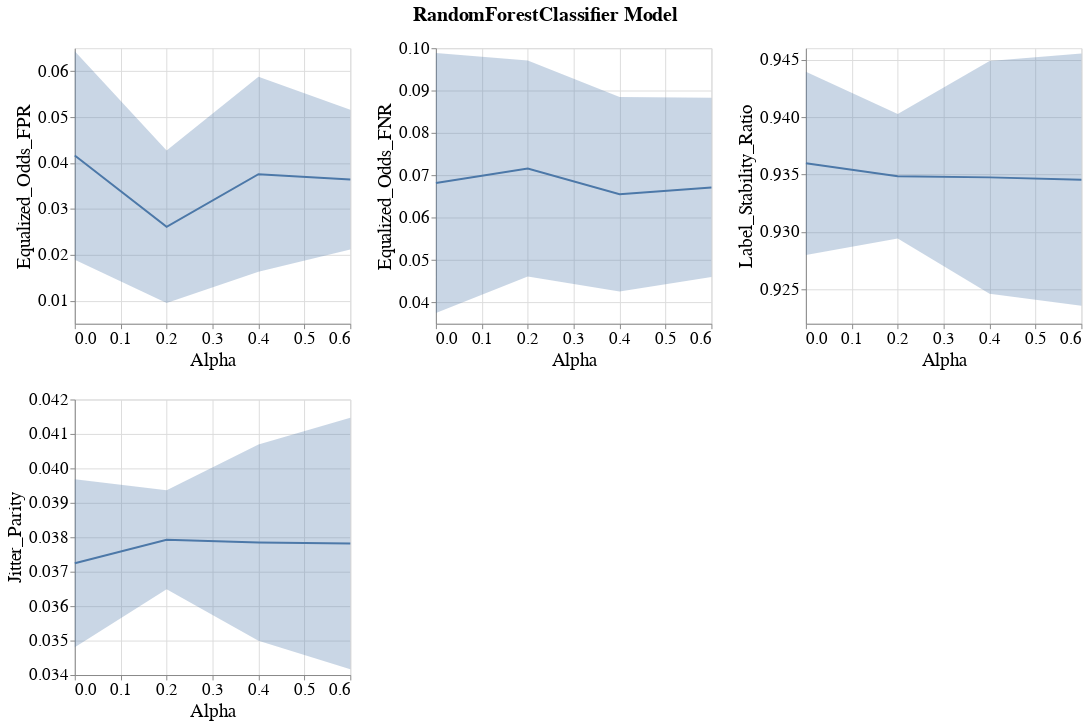

The code cell stored with this chart in its notebook:
### Markdown cell above
### Line band plots for group metrics

### Code cell
visualizer.create_group_metrics_line_band_plot(group='SEX',
                                               model_name=MODEL_NAMES[0],
                                               group_metrics=['Equalized_Odds_FPR', 'Equalized_Odds_FNR', 'Label_Stability_Ratio', 'Jitter_Parity'])

### Figure 1 — Vega-Lite specification as saved in the notebook (floating-point values rounded to 4 significant figures)
{"config": {"view": {"continuousWidth": 400, "continuousHeight": 300}, "axis": {"labelFontSize": 17, "labelFontWeight": "normal", "titleFontSize": 19, "titleFontWeight": "normal"}, "legend": {"labelFontSize": 17, "symbolStrokeWidth": 10, "titleFontSize": 19}, "title": {"fontSize": 17}}, "vconcat": [{"hconcat": [{"layer": [{"mark": {"type": "errorband", "extent": "ci"}, "encoding": {"x": {"field": "Intervention_Param", "title": "Alpha", "type": "quantitative"}, "y": {"field": "Metric_Value", "scale": {"zero": false}, "title": "Equalized_Odds_FPR", "type": "quantitative"}}}, {"mark": "line", "encoding": {"x": {"field": "Intervention_Param", "title": "Alpha", "type": "quantitative"}, "y": {"aggregate": "mean", "field": "Metric_Value", "scale": {"zero": false}, "title": "Equalized_Odds_FPR", "type": "quantitative"}}}], "height": 280, "width": 280}, {"layer": [{"mark": {"type": "errorband", "extent": "ci"}, "encoding": {"x": {"field": "Intervention_Param", "title": "Alpha", "type": "quantitative"}, "y": {"field": "Metric_Value", "scale": {"zero": false}, "title": "Equalized_Odds_FNR", "type": "quantitative"}}}, {"mark": "line", "encoding": {"x": {"field": "Intervention_Param", "title": "Alpha", "type": "quantitative"}, "y": {"aggregate": "mean", "field": "Metric_Value", "scale": {"zero": false}, "title": "Equalized_Odds_FNR", "type": "quantitative"}}}], "data": {"name": "data-aa2677ce054d7bdcd2b1708a81c8938c"}, "height": 280, "width": 280}, {"layer": [{"mark": {"type": "errorband", "extent": "ci"}, "encoding": {"x": {"field": "Intervention_Param", "title": "Alpha", "type": "quantitative"}, "y": {"field": "Metric_Value", "scale": {"zero": false}, "title": "Label_Stability_Ratio", "type": "quantitative"}}}, {"mark": "line", "encoding": {"x": {"field": "Intervention_Param", "title": "Alpha", "type": "quantitative"}, "y": {"aggregate": "mean", "field": "Metric_Value", "scale": {"zero": false}, "title": "Label_Stability_Ratio", "type": "quantitative"}}}], "data": {"name": "data-31eb22c8dd589a6be2ae11decd03b186"}, "height": 280, "width": 280}]}, {"hconcat": [{"layer": [{"mark": {"type": "errorband", "extent": "ci"}, "encoding": {"x": {"field": "Intervention_Param", "title": "Alpha", "type": "quantitative"}, "y": {"field": "Metric_Value", "scale": {"zero": false}, "title": "Jitter_Parity", "type": "quantitative"}}}, {"mark": "line", "encoding": {"x": {"field": "Intervention_Param", "title": "Alpha", "type": "quantitative"}, "y": {"aggregate": "mean", "field": "Metric_Value", "scale": {"zero": false}, "title": "Jitter_Parity", "type": "quantitative"}}}], "height": 280, "width": 280}], "data": {"name": "data-ee083f6263afaf94c4735156a779758d"}}], "data": {"name": "data-c0689cd655a81a289a6055daf85521a3"}, "title": {"text": "RandomForestClassifier Model", "anchor": "middle", "dy": -10, "fontSize": 20}, "$schema": "https://vega.github.io/schema/vega-lite/v4.17.0.json", "datasets": {"data-c0689cd655a81a289a6055daf85521a3": [{"Metric": "Equalized_Odds_FPR", "Model_Name": "RandomForestClassifier", "Experiment_Iteration": "Exp_iter_1", "Intervention_Param": 0.0, "Group": "SEX", "Metric_Value": 0.01894}, {"Metric": "Equalized_Odds_FPR", "Model_Name": "RandomForestClassifier", "Experiment_Iteration": "Exp_iter_1", "Intervention_Param": 0.2, "Group": "SEX", "Metric_Value": 0.009541}, {"Metric": "Equalized_Odds_FPR", "Model_Name": "RandomForestClassifier", "Experiment_Iteration": "Exp_iter_1", "Intervention_Param": 0.4, "Group": "SEX", "Metric_Value": 0.01634}, {"Metric": "Equalized_Odds_FPR", "Model_Name": "RandomForestClassifier", "Experiment_Iteration": "Exp_iter_1", "Intervention_Param": 0.6, "Group": "SEX", "Metric_Value": 0.02119}, {"Metric": "Equalized_Odds_FPR", "Model_Name": "RandomForestClassifier", "Experiment_Iteration": "Exp_iter_2", "Intervention_Param": 0.0, "Group": "SEX", "Metric_Value": 0.06435}, {"Metric": "Equalized_Odds_FPR", "Model_Name": "RandomForestClassifier", "Experiment_Iteration": "Exp_iter_2", "Intervention_Param": 0.2, "Group": "SEX", "Metric_Value": 0.0427}, {"Metric": "Equalized_Odds_FPR", "Model_Name": "RandomForestClassifier", "Experiment_Iteration": "Exp_iter_2", "Intervention_Param": 0.4, "Group": "SEX", "Metric_Value": 0.05881}, {"Metric": "Equalized_Odds_FPR", "Model_Name": "RandomForestClassifier", "Experiment_Iteration": "Exp_iter_2", "Intervention_Param": 0.6, "Group": "SEX", "Metric_Value": 0.05161}], "data-aa2677ce054d7bdcd2b1708a81c8938c": [{"Metric": "Equalized_Odds_FNR", "Model_Name": "RandomForestClassifier", "Experiment_Iteration": "Exp_iter_1", "Intervention_Param": 0.0, "Group": "SEX", "Metric_Value": 0.03751}, {"Metric": "Equalized_Odds_FNR", "Model_Name": "RandomForestClassifier", "Experiment_Iteration": "Exp_iter_1", "Intervention_Param": 0.2, "Group": "SEX", "Metric_Value": 0.04617}, {"Metric": "Equalized_Odds_FNR", "Model_Name": "RandomForestClassifier", "Experiment_Iteration": "Exp_iter_1", "Intervention_Param": 0.4, "Group": "SEX", "Metric_Value": 0.04261}, {"Metric": "Equalized_Odds_FNR", "Model_Name": "RandomForestClassifier", "Experiment_Iteration": "Exp_iter_1", "Intervention_Param": 0.6, "Group": "SEX", "Metric_Value": 0.04601}, {"Metric": "Equalized_Odds_FNR", "Model_Name": "RandomForestClassifier", "Experiment_Iteration": "Exp_iter_2", "Intervention_Param": 0.0, "Group": "SEX", "Metric_Value": 0.0989}, {"Metric": "Equalized_Odds_FNR", "Model_Name": "RandomForestClassifier", "Experiment_Iteration": "Exp_iter_2", "Intervention_Param": 0.2, "Group": "SEX", "Metric_Value": 0.0971}, {"Metric": "Equalized_Odds_FNR", "Model_Name": "RandomForestClassifier", "Experiment_Iteration": "Exp_iter_2", "Intervention_Param": 0.4, "Group": "SEX", "Metric_Value": 0.08847}, {"Metric": "Equalized_Odds_FNR", "Model_Name": "RandomForestClassifier", "Experiment_Iteration": "Exp_iter_2", "Intervention_Param": 0.6, "Group": "SEX", "Metric_Value": 0.08832}], "data-31eb22c8dd589a6be2ae11decd03b186": [{"Metric": "Label_Stability_Ratio", "Model_Name": "RandomForestClassifier", "Experiment_Iteration": "Exp_iter_1", "Intervention_Param": 0.0, "Group": "SEX", "Metric_Value": 0.928}, {"Metric": "Label_Stability_Ratio", "Model_Name": "RandomForestClassifier", "Experiment_Iteration": "Exp_iter_1", "Intervention_Param": 0.2, "Group": "SEX", "Metric_Value": 0.9294}, {"Metric": "Label_Stability_Ratio", "Model_Name": "RandomForestClassifier", "Experiment_Iteration": "Exp_iter_1", "Intervention_Param": 0.4, "Group": "SEX", "Metric_Value": 0.9246}, {"Metric": "Label_Stability_Ratio", "Model_Name": "RandomForestClassifier", "Experiment_Iteration": "Exp_iter_1", "Intervention_Param": 0.6, "Group": "SEX", "Metric_Value": 0.9236}, {"Metric": "Label_Stability_Ratio", "Model_Name": "RandomForestClassifier", "Experiment_Iteration": "Exp_iter_2", "Intervention_Param": 0.0, "Group": "SEX", "Metric_Value": 0.944}, {"Metric": "Label_Stability_Ratio", "Model_Name": "RandomForestClassifier", "Experiment_Iteration": "Exp_iter_2", "Intervention_Param": 0.2, "Group": "SEX", "Metric_Value": 0.9403}, {"Metric": "Label_Stability_Ratio", "Model_Name": "RandomForestClassifier", "Experiment_Iteration": "Exp_iter_2", "Intervention_Param": 0.4, "Group": "SEX", "Metric_Value": 0.9449}, {"Metric": "Label_Stability_Ratio", "Model_Name": "RandomForestClassifier", "Experiment_Iteration": "Exp_iter_2", "Intervention_Param": 0.6, "Group": "SEX", "Metric_Value": 0.9455}], "data-ee083f6263afaf94c4735156a779758d": [{"Metric": "Jitter_Parity", "Model_Name": "RandomForestClassifier", "Experiment_Iteration": "Exp_iter_1", "Intervention_Param": 0.0, "Group": "SEX", "Metric_Value": 0.03968}, {"Metric": "Jitter_Parity", "Model_Name": "RandomForestClassifier", "Experiment_Iteration": "Exp_iter_1", "Intervention_Param": 0.2, "Group": "SEX", "Metric_Value": 0.03936}, {"Metric": "Jitter_Parity", "Model_Name": "RandomForestClassifier", "Experiment_Iteration": "Exp_iter_1", "Intervention_Param": 0.4, "Group": "SEX", "Metric_Value": 0.0407}, {"Metric": "Jitter_Parity", "Model_Name": "RandomForestClassifier", "Experiment_Iteration": "Exp_iter_1", "Intervention_Param": 0.6, "Group": "SEX", "Metric_Value": 0.04147}, {"Metric": "Jitter_Parity", "Model_Name": "RandomForestClassifier", "Experiment_Iteration": "Exp_iter_2", "Intervention_Param": 0.0, "Group": "SEX", "Metric_Value": 0.03481}, {"Metric": "Jitter_Parity", "Model_Name": "RandomForestClassifier", "Experiment_Iteration": "Exp_iter_2", "Intervention_Param": 0.2, "Group": "SEX", "Metric_Value": 0.03649}, {"Metric": "Jitter_Parity", "Model_Name": "RandomForestClassifier", "Experiment_Iteration": "Exp_iter_2", "Intervention_Param": 0.4, "Group": "SEX", "Metric_Value": 0.035}, {"Metric": "Jitter_Parity", "Model_Name": "RandomForestClassifier", "Experiment_Iteration": "Exp_iter_2", "Intervention_Param": 0.6, "Group": "SEX", "Metric_Value": 0.03417}]}}
